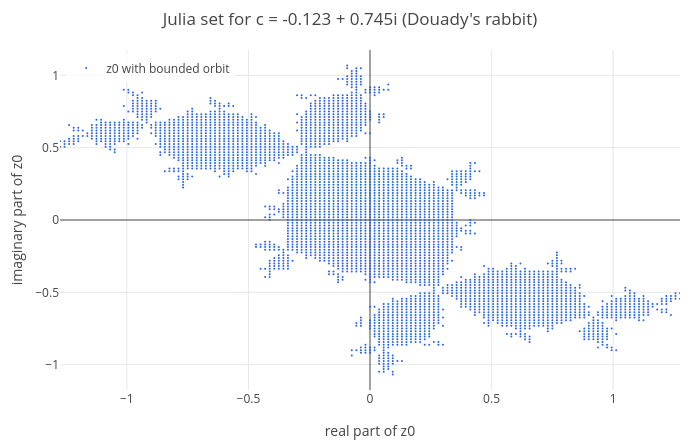

The cell this chart's notebook holds for it:
### Code cell
J2 = julia(-0.123 + 0.745*i, -1.5, 1.5, -1.5, 1.5, 160);
labels(title(legend(scatter(J2, [re im]), "z0 with bounded orbit"), "Julia set for c = -0.123 + 0.745i (Douady's rabbit)"), "real part of z0", "imaginary part of z0")

### Figure 1 — Plotly figure (JSON) as saved in the notebook; plotly's stock layout.template omitted (floating-point values rounded to 4 significant figures; data arrays with more than 128 entries replaced by an {"elided": "..."} marker saying what was removed)
{"data": [{"marker": {"color": "#2563eb", "size": 2}, "mode": "markers", "name": "z0 with bounded orbit", "type": "scatter", "x": {"elided": "3691 float values"}, "y": {"elided": "3691 float values"}}], "layout": {"height": 440, "legend": {"bgcolor": "rgba(255,255,255,0.8)", "x": 0.01, "xanchor": "left", "y": 0.99, "yanchor": "top"}, "margin": {"b": 50, "l": 60, "r": 20, "t": 50}, "showlegend": true, "title": {"text": "Julia set for c = -0.123 + 0.745i (Douady's rabbit)"}, "width": 700, "xaxis": {"range": [-1.275, 1.275], "title": {"text": "real part of z0"}, "zeroline": true}, "yaxis": {"range": [-1.176, 1.176], "title": {"text": "imaginary part of z0"}, "zeroline": true}}}
